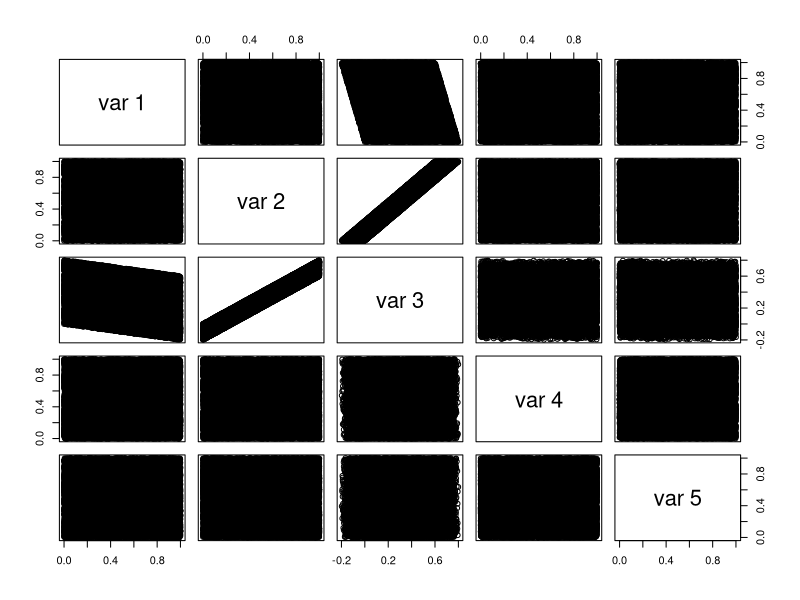
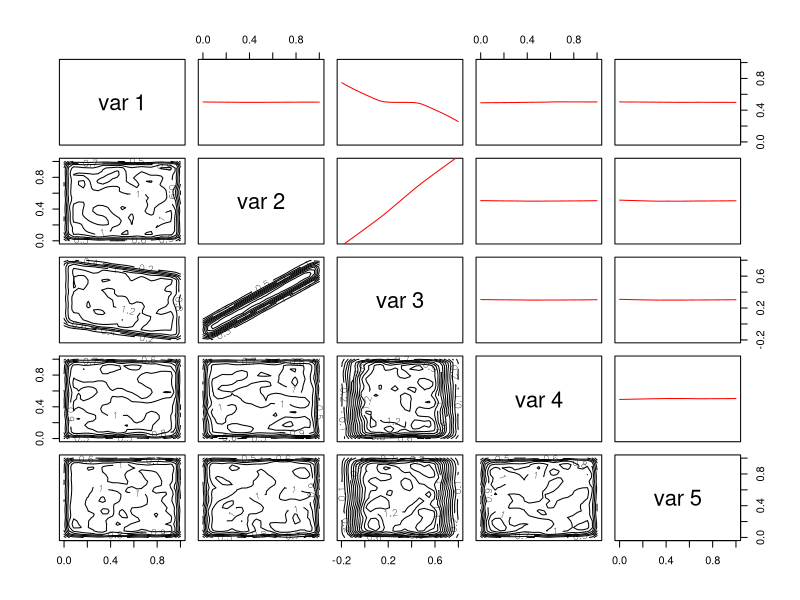

Generate these figures, in order, with R:
## ---- chunk 1
# generate some random data
dat = matrix(runif(100000), ncol=5)
dat[, 3] = -.2 * dat[, 1] + .8 * dat[, 2] # to make the plot less boring
pairs(dat)
## ---- chunk 2
dens2d = function(x, y, ...) {
  library(MASS)
  res = kde2d(x, y)
  with(res, contour(x, y, z, add = TRUE))
}
pairs(dat, lower.panel = dens2d, upper.panel = function(x, y, ...) {
  lines(lowess(y ~ x), col = 'red')
})
